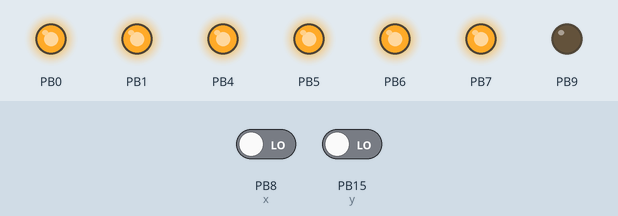
Simulated run of this sketch. Board: STM32 Blue Pill. On the bench: output pins drawn as LEDs (lit = HIGH). Dashed ring = blinking. The test bench sets the inputs (shaded band); at power-on: PB8 (x) LOW, PB15 (y) LOW.

Above: at 1.2 s.
1.3 s: PB8 (x) driven HIGH
At 4.2 s:
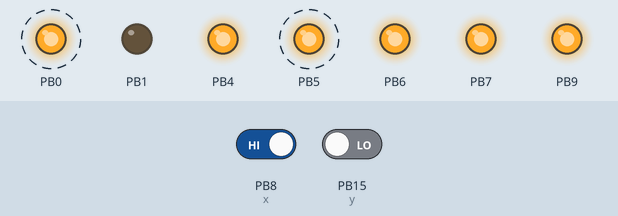
4.3 s: PB8 (x) driven LOW
At 5.3 s:
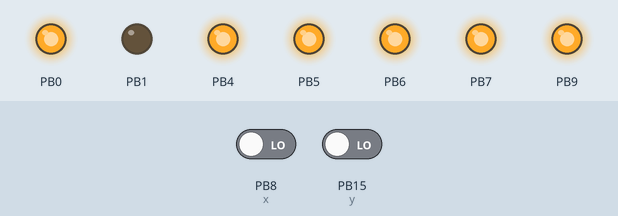
5.8 s: PB8 (x) driven HIGH
At 6.7 s:
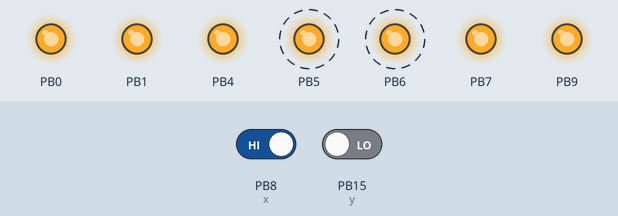
8.8 s: PB15 (y) driven HIGH
11.8 s: PB15 (y) driven LOW
At 12.7 s:
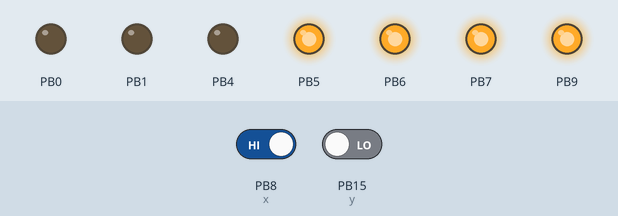
14.8 s: PB8 (x) driven LOW and PB15 (y) driven HIGH
Timing chart, 0 to 18.8 s (numbered marks = the images above; inputs shaded):
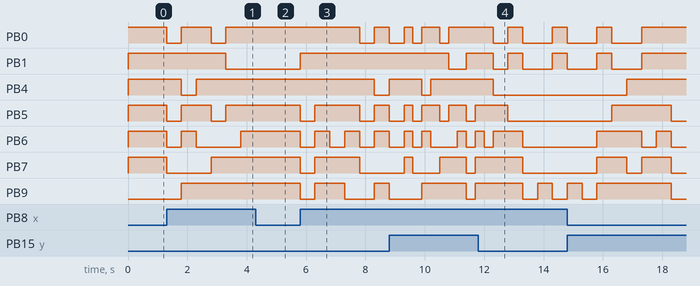

Measured:
- after the input at 1.3 s, PB0, PB5: alternates HIGH for 1.0 s and LOW for 0.50 s, starting at once; PB1: HIGH → LOW after 2.0 s; PB4: HIGH → LOW after 0.50 s, → HIGH 0.50 s later; PB6: HIGH → LOW at once, → HIGH 0.50 s later, → LOW 0.50 s later, → HIGH 1.5 s later; PB7: HIGH → LOW at once, → HIGH 1.5 s later
- after the input at 4.3 s, PB1: stays LOW (without the input it goes to HIGH after 0.00 s); PB5–7, PB9: stays HIGH (without the input it goes to LOW after 0.00 s)
- after the input at 5.8 s, PB0: HIGH → LOW after 2.0 s, → HIGH 0.50 s later; PB1: LOW → HIGH at once; PB4: HIGH → LOW after 2.5 s; PB5: alternates HIGH for 1.5 s and LOW for 0.50 s, starting at once; PB6: alternates HIGH for 0.50 s and LOW for 0.50 s, starting at once
- after the input at 11.8 s, PB4: goes on until 12.3 s, then stays LOW

The sketch:

mamad_shirazi.ino
```cpp
#define a  PB0
#define b  PB1
#define c  PB4
#define d  PB5
#define e  PB6
#define f  PB7
#define g  PB9
#define x  PB8
#define y  PB15

char pins[8]={a,b,c,d,e,f,g,x};
void show(int num){
  //if(num>9){return 0;}
  bool ss [10][7]={{1,1,1,1,1,1,0},
                   {0,1,1,0,0,0,0},
                   {1,1,0,1,1,0,1},
                   {1,1,1,1,0,0,1},
                   {0,1,1,0,0,1,1},
                   {1,0,1,1,0,1,1},
                   {1,0,1,1,1,1,1},
                   {1,1,1,0,0,0,0},
                   {1,1,1,1,1,1,1},
                   {1,1,1,1,0,1,1}};


   for(int i=0;i<7;i++){

    digitalWrite(pins[i],ss[num][i]);


   }
}

void setup() {
   for(int i=0;i<7;i++){
    pinMode(pins[i],OUTPUT);

  }
  pinMode(PB8,INPUT);
  pinMode(PB15,INPUT);

  show(0);
}


int count=0;
void loop() {

   if(digitalRead(x)==1){
     count++;
     if(count==10){count=0;}
     show(count);
     delay(500);
   }
  if(digitalRead(y)==1){
     count--;
     if(count==-1){count=9;}
     show(count);
     delay(500);
   }
  if(digitalRead(x)&&digitalRead(y)){
     count=0;
     for(int i=0;i<10;i++){

        show(count);
        delay(300);
        count++;

     }
   }

}
```
